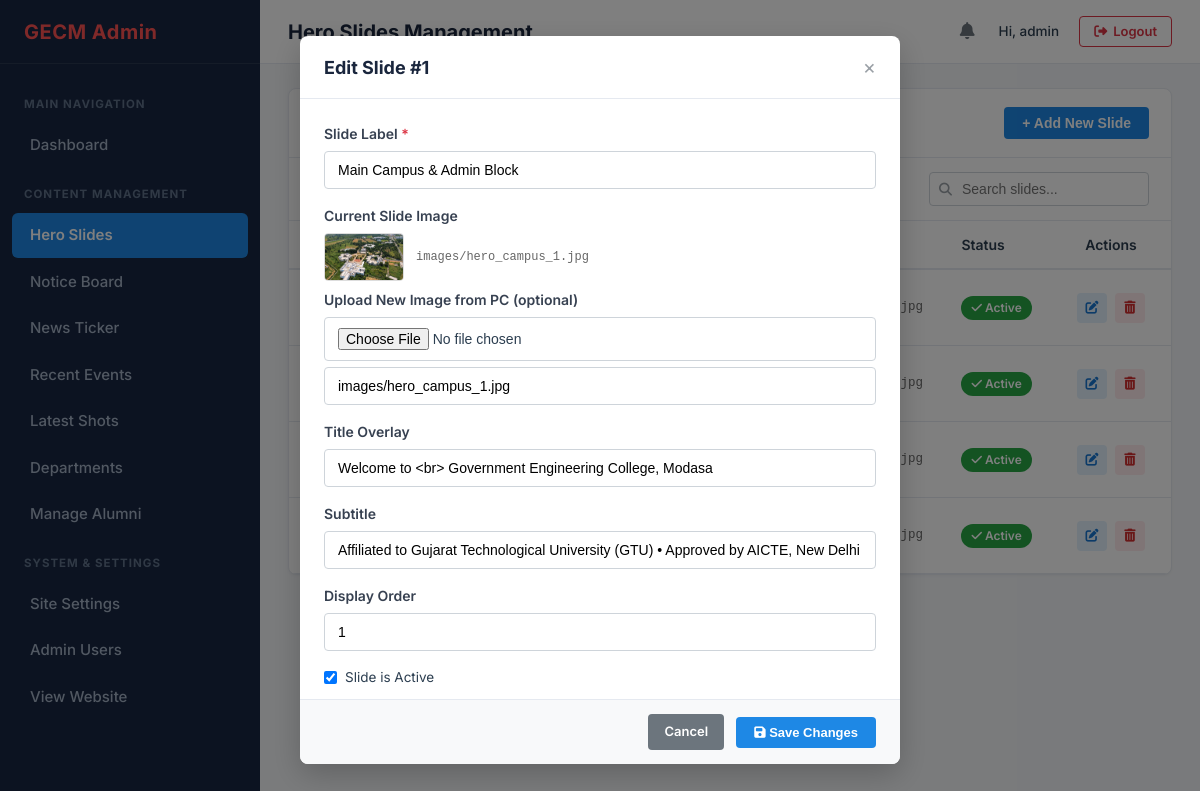
Screenshot of /admin/hero.php?edit=1 (signed in) with the database file from the repository.
### tables this page shows
CREATE TABLE IF NOT EXISTS `hero_slides` (
    `id` INT AUTO_INCREMENT PRIMARY KEY,
    `title` VARCHAR(255) NOT NULL DEFAULT 'Welcome to Government Engineering College, Modasa',
    `subtitle` VARCHAR(255) DEFAULT 'Affiliated to Gujarat Technological University (GTU) • Approved by AICTE, New Delhi',
    `image_url` VARCHAR(255) NOT NULL,
    `label` VARCHAR(150) DEFAULT NULL,
    `virtual_tour_url` VARCHAR(255) DEFAULT '#',
    `display_order` INT NOT NULL DEFAULT 0,
    `is_active` TINYINT(1) NOT NULL DEFAULT 1,
    `created_at` TIMESTAMP DEFAULT CURRENT_TIMESTAMP,
    `updated_at` TIMESTAMP DEFAULT CURRENT_TIMESTAMP ON UPDATE CURRENT_TIMESTAMP,
    INDEX `idx_hero_status_order` (`is_active`, `display_order`)
);

### admin/includes/upload_helper.php (called while the page is built, shortened)
<?php
function getAdminImageSrc($path) {
    return '../' . ltrim($path, '/');
}

### admin/hero.php (the view, shortened to what this page needs)
<?php
require_once __DIR__ . '/includes/upload_helper.php';
$pdo = getDBConnection();
$editItem = null;
if (isset($_GET['edit'])) {
    $id = (int)$_GET['edit'];
    if ($id > 0) {
        $stmt = $pdo->prepare("SELECT * FROM hero_slides WHERE id = ?");
        $stmt->execute([$id]);
        $editItem = $stmt->fetch();
    }
}
$slides = [];
if ($pdo) {
    $stmt = $pdo->query("SELECT * FROM hero_slides ORDER BY display_order ASC, id ASC");
    $slides = $stmt->fetchAll();
}
require_once __DIR__ . '/includes/header.php';
?>
<div class="admin-card">
    <div class="card-top">
        <div class="card-title-group">
            <h2 class="card-title">Campus Hero Carousel Slides</h2>
        </div>
        <button type="button" class="btn-add-new" onclick="openModal('addSlideModal')">
            + Add New Slide
        </button>
    </div>
    <div class="card-actions-row">
        <div class="card-filters" style="margin-left: auto;">
            <div class="search-input-group">
                <i class="fas fa-search"></i>
                <input type="text" class="search-input" placeholder="Search slides..." data-table-search="heroTable">
            </div>
        </div>
    </div>
    <div class="table-responsive">
        <table class="admin-table" id="heroTable">
            <thead>
                <tr>
                    <th style="width: 60px;">Order</th>
                    <th style="width: 100px;">Preview</th>
                    <th>Slide Label</th>
                    <th>Image Path</th>
                    <th>Status</th>
                    <th style="width: 120px; text-align: center;">Actions</th>
                </tr>
            </thead>
            <tbody>
                <?php foreach ($slides as $row): ?>
                <tr data-status="<?= $row['is_active'] ? 'active' : 'inactive' ?>">
                    <td style="font-weight: 700; color: #1e88e5; text-align: center;">#<?= $row['display_order'] ?></td>
                    <td>
                    </td>
                    <td style="font-weight: 600; color: #1a263d;">
                    </td>
                    <td style="font-family: monospace; font-size: 12.5px; color: #666;">
                    </td>
                    <td>
                        <a href="hero.php?toggle=<?= $row['id'] ?>" title="Click to toggle status">
                            <?php if ($row['is_active']): ?>
                                <span class="badge badge-success"><i class="fas fa-check"></i> Active</span>
                            <?php else: ?>
                                <span class="badge badge-secondary"><i class="fas fa-eye-slash"></i> Inactive</span>
                            <?php endif; ?>
                        </a>
                    </td>
                    <td style="text-align: center;">
                        <div class="table-actions" style="justify-content: center;">
                            <a href="hero.php?edit=<?= $row['id'] ?>" class="btn-table-action btn-edit" title="Edit">
                                <i class="fas fa-edit"></i>
                            </a>
                            <a href="hero.php?delete=<?= $row['id'] ?>" class="btn-table-action btn-delete" title="Delete" onclick="return confirm('Are you sure you want to delete this slide?');">
                                <i class="fas fa-trash-alt"></i>
                            </a>
                        </div>
                    </td>
                </tr>
                <?php endforeach; ?>
            </tbody>
        </table>
    </div>
</div>
<?php if ($editItem): ?>
<div class="modal-overlay active" id="editSlideModal">
    <div class="modal-dialog">
        <div class="modal-header">
            <h3 class="modal-title">Edit Slide #<?= $editItem['id'] ?></h3>
            <a href="hero.php" class="modal-close">&times;</a>
        </div>
        <form method="POST" action="hero.php" enctype="multipart/form-data">
            <div class="modal-body">
                <div class="form-group">
                    <label class="form-label" for="edit_label">Slide Label <span class="required">*</span></label>
                    <input type="text" name="label" id="edit_label" class="form-control" value="<?= htmlspecialchars($editItem['label']) ?>" required>
                </div>
                <div class="form-group">
                    <label class="form-label">Current Slide Image</label>
                    <div style="display: flex; align-items: center; gap: 12px; margin-bottom: 8px;">
                        <img src="<?= htmlspecialchars(getAdminImageSrc($editItem['image_url'])) ?>" alt="Current" style="width: 80px; height: 48px; border-radius: 4px; object-fit: cover; border: 1px solid #ddd;">
                        <span style="font-size: 12px; color: #666; font-family: monospace;"><?= htmlspecialchars($editItem['image_url']) ?></span>
                    </div>
                    <label class="form-label" for="edit_slide_file">Upload New Image from PC (optional)</label>
                    <input type="file" name="slide_file" id="edit_slide_file" class="form-control" accept="image/*">
                    <input type="text" name="image_url" id="edit_image_url" class="form-control" value="<?= htmlspecialchars($editItem['image_url']) ?>" placeholder="Or path / URL" style="margin-top: 6px;">
                </div>
                <div class="form-group">
                    <label class="form-label" for="edit_title">Title Overlay</label>
                    <input type="text" name="title" id="edit_title" class="form-control" value="<?= htmlspecialchars($editItem['title']) ?>">
                </div>
                <div class="form-group">
                    <label class="form-label" for="edit_subtitle">Subtitle</label>
                    <input type="text" name="subtitle" id="edit_subtitle" class="form-control" value="<?= htmlspecialchars($editItem['subtitle']) ?>">
                </div>
                <div class="form-row">
                    <div class="form-group">
                        <label class="form-label" for="edit_display_order">Display Order</label>
                        <input type="number" name="display_order" id="edit_display_order" class="form-control" value="<?= $editItem['display_order'] ?>" min="1">
                    </div>
                </div>
                <div class="form-group">
                    <label class="form-check">
                        <input type="checkbox" name="is_active" value="1" <?= $editItem['is_active'] ? 'checked' : '' ?>>
                        <span>Slide is Active</span>
                    </label>
                </div>
            </div>
            <div class="modal-footer">
                <a href="hero.php" class="btn-secondary">Cancel</a>
                <button type="submit" class="btn-primary"><i class="fas fa-save"></i> Save Changes</button>
            </div>
        </form>
    </div>
</div>
<?php endif; ?>
<?php require_once __DIR__ . '/includes/footer.php'; ?>

### rows the page displays
hero_slides: shows "Active", id "1", label "Main Campus & Admin Block", image_url (picture), image_url "images/hero_campus_1.jpg", title "Welcome to <br> Government Engineering College, Modasa", subtitle "Affiliated to Gujarat Technological University (GTU) • Approved by AICTE, New Delhi", display_order "1", is_active "☑"
hero_slides: is_active 1 (drawn)
hero_slides: is_active 1 (drawn)
hero_slides: is_active 1 (drawn)

### other values shown
$page_title "Hero Slides Management"
$admin['username'] "admin"
